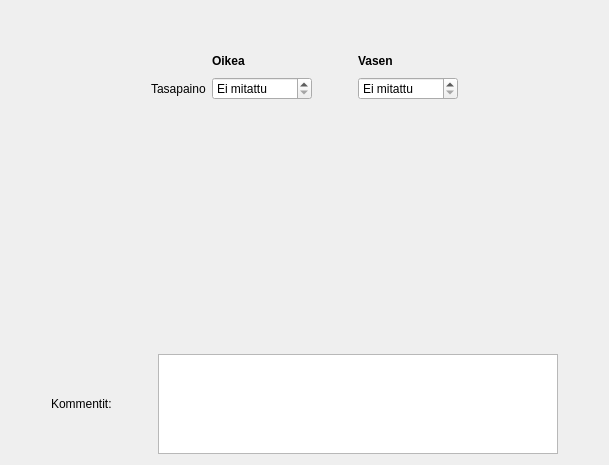
      <widget class="QWidget" name="tabTasap">
       <attribute name="title">
        <string>Tasapaino</string>
       </attribute>
       <layout class="QVBoxLayout" name="verticalLayout_6">
        <item>
         <spacer name="verticalSpacer_21">
          <property name="orientation">
           <enum>Qt::Vertical</enum>
          </property>
          <property name="sizeHint" stdset="0">
           <size>
            <width>20</width>
            <height>40</height>
           </size>
          </property>
         </spacer>
        </item>
        <item>
         <layout class="QGridLayout" name="gridLayout_19">
          <item row="1" column="4">
           <widget class="QLabel" name="label_300">
            <property name="font">
             <font>
              <weight>75</weight>
              <bold>true</bold>
             </font>
            </property>
            <property name="text">
             <string>Vasen</string>
            </property>
           </widget>
          </item>
          <item row="1" column="5">
           <spacer name="horizontalSpacer_72">
            <property name="orientation">
             <enum>Qt::Horizontal</enum>
            </property>
            <property name="sizeHint" stdset="0">
             <size>
              <width>40</width>
              <height>20</height>
             </size>
            </property>
           </spacer>
          </item>
          <item row="1" column="2">
           <widget class="QLabel" name="label_306">
            <property name="font">
             <font>
              <weight>75</weight>
              <bold>true</bold>
             </font>
            </property>
            <property name="text">
             <string>Oikea</string>
            </property>
           </widget>
          </item>
          <item row="1" column="0">
           <spacer name="horizontalSpacer_73">
            <property name="orientation">
             <enum>Qt::Horizontal</enum>
            </property>
            <property name="sizeHint" stdset="0">
             <size>
              <width>40</width>
              <height>20</height>
             </size>
            </property>
           </spacer>
          </item>
          <item row="3" column="2">
           <widget class="QSpinBox" name="spTasapOik">
            <property name="minimumSize">
             <size>
              <width>100</width>
              <height>0</height>
             </size>
            </property>
            <property name="specialValueText">
             <string>Ei mitattu</string>
            </property>
            <property name="suffix">
             <string> s</string>
            </property>
            <property name="minimum">
             <number>-1</number>
            </property>
            <property name="value">
             <number>-1</number>
            </property>
           </widget>
          </item>
          <item row="3" column="1">
           <widget class="QLabel" name="label_309">
            <property name="text">
             <string>Tasapaino</string>
            </property>
           </widget>
          </item>
          <item row="3" column="4">
           <widget class="QSpinBox" name="spTasapVas">
            <property name="minimumSize">
             <size>
              <width>100</width>
              <height>0</height>
             </size>
            </property>
            <property name="specialValueText">
             <string>Ei mitattu</string>
            </property>
            <property name="suffix">
             <string> s</string>
            </property>
            <property name="minimum">
             <number>-1</number>
            </property>
            <property name="value">
             <number>-1</number>
            </property>
           </widget>
          </item>
          <item row="3" column="3">
           <spacer name="horizontalSpacer_23">
            <property name="orientation">
             <enum>Qt::Horizontal</enum>
            </property>
            <property name="sizeType">
             <enum>QSizePolicy::Fixed</enum>
            </property>
            <property name="sizeHint" stdset="0">
             <size>
              <width>40</width>
              <height>20</height>
             </size>
            </property>
           </spacer>
          </item>
         </layout>
        </item>
        <item>
         <spacer name="verticalSpacer_20">
          <property name="orientation">
           <enum>Qt::Vertical</enum>
          </property>
          <property name="sizeHint" stdset="0">
           <size>
            <width>20</width>
            <height>248</height>
           </size>
          </property>
         </spacer>
        </item>
        <item>
         <layout class="QHBoxLayout" name="horizontalLayout_12">
          <item>
           <spacer name="horizontalSpacer_49">
            <property name="orientation">
             <enum>Qt::Horizontal</enum>
            </property>
            <property name="sizeHint" stdset="0">
             <size>
              <width>40</width>
              <height>20</height>
             </size>
            </property>
           </spacer>
          </item>
          <item>
           <widget class="QLabel" name="label_243">
            <property name="text">
             <string>Kommentit:</string>
            </property>
           </widget>
          </item>
          <item>
           <spacer name="horizontalSpacer_50">
            <property name="orientation">
             <enum>Qt::Horizontal</enum>
            </property>
            <property name="sizeHint" stdset="0">
             <size>
              <width>40</width>
              <height>20</height>
             </size>
            </property>
           </spacer>
          </item>
          <item>
           <widget class="QTextEdit" name="cmtTasap">
            <property name="sizePolicy">
             <sizepolicy hsizetype="Fixed" vsizetype="Fixed">
              <horstretch>0</horstretch>
              <verstretch>0</verstretch>
             </sizepolicy>
            </property>
            <property name="minimumSize">
             <size>
              <width>400</width>
              <height>100</height>
             </size>
            </property>
            <property name="maximumSize">
             <size>
              <width>400</width>
              <height>100</height>
             </size>
            </property>
           </widget>
          </item>
          <item>
           <spacer name="horizontalSpacer_51">
            <property name="orientation">
             <enum>Qt::Horizontal</enum>
            </property>
            <property name="sizeHint" stdset="0">
             <size>
              <width>40</width>
              <height>20</height>
             </size>
            </property>
           </spacer>
          </item>
         </layout>
        </item>
       </layout>
      </widget>
